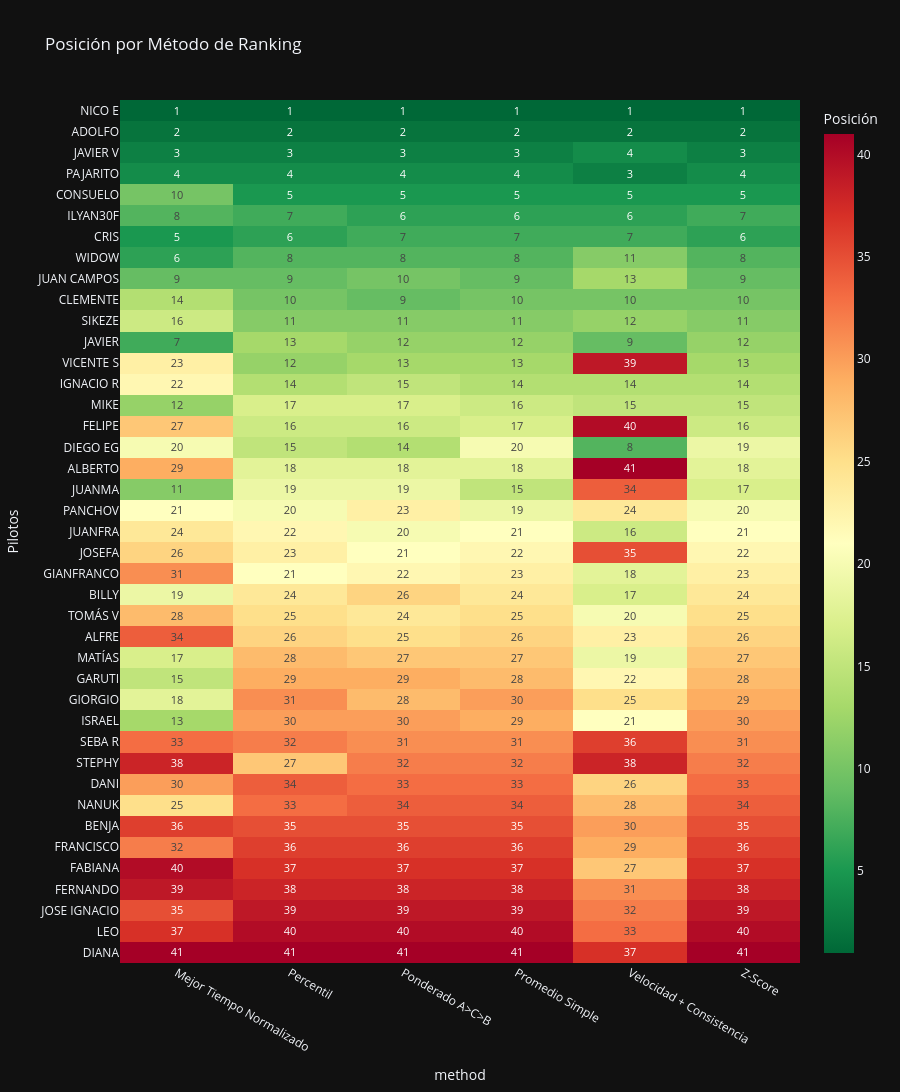

The cell this chart's notebook holds for it:
### Code cell
fig2 = px.imshow(
    pivot_ranks.reindex(robust['Pilotos'].tolist()),
    color_continuous_scale='RdYlGn_r',
    text_auto=True,
    aspect='auto',
    title='Posición por Método de Ranking',
    labels={'color': 'Posición'}
)
fig2.update_traces(textfont_size=11)
fig2.update_layout(height=max(400, len(robust) * 28))
fig2.show()

### Figure 1 — Plotly figure (JSON) as saved in the notebook; plotly's stock layout.template omitted (floating-point values rounded to 4 significant figures; data arrays with more than 128 entries replaced by an {"elided": "..."} marker saying what was removed)
{"data": [{"coloraxis": "coloraxis", "hovertemplate": "method: %{x}<br>Pilotos: %{y}<br>Posición: %{z}<extra></extra>", "name": "0", "textfont": {"size": 11}, "texttemplate": "%{z}", "type": "heatmap", "x": ["Mejor Tiempo Normalizado", "Percentil", "Ponderado A>C>B", "Promedio Simple", "Velocidad + Consistencia", "Z-Score"], "xaxis": "x", "y": ["NICO E", "ADOLFO", "JAVIER V", "PAJARITO", "CONSUELO", "ILYAN30F", "CRIS", "WIDOW", "JUAN CAMPOS", "CLEMENTE", "SIKEZE", "JAVIER", "VICENTE S", "IGNACIO R", "MIKE", "FELIPE", "DIEGO EG", "ALBERTO", "JUANMA", "PANCHOV", "JUANFRA", "JOSEFA", "GIANFRANCO", "BILLY", "TOMÁS V", "ALFRE", "MATÍAS", "GARUTI", "GIORGIO", "ISRAEL", "SEBA R", "STEPHY", "DANI", "NANUK", "BENJA", "FRANCISCO", "FABIANA", "FERNANDO", "JOSE IGNACIO", "LEO", "DIANA"], "yaxis": "y", "z": {"elided": "41x6 float values"}}], "layout": {"coloraxis": {"colorbar": {"title": {"text": "Posición"}}, "colorscale": [[0, "rgb(0,104,55)"], [0.1, "rgb(26,152,80)"], [0.2, "rgb(102,189,99)"], [0.3, "rgb(166,217,106)"], [0.4, "rgb(217,239,139)"], [0.5, "rgb(255,255,191)"], [0.6, "rgb(254,224,139)"], [0.7, "rgb(253,174,97)"], [0.8, "rgb(244,109,67)"], [0.9, "rgb(215,48,39)"], [1, "rgb(165,0,38)"]]}, "height": 1148, "title": {"text": "Posición por Método de Ranking"}, "xaxis": {"anchor": "y", "domain": [0, 1], "title": {"text": "method"}}, "yaxis": {"anchor": "x", "autorange": "reversed", "domain": [0, 1], "title": {"text": "Pilotos"}}}}
